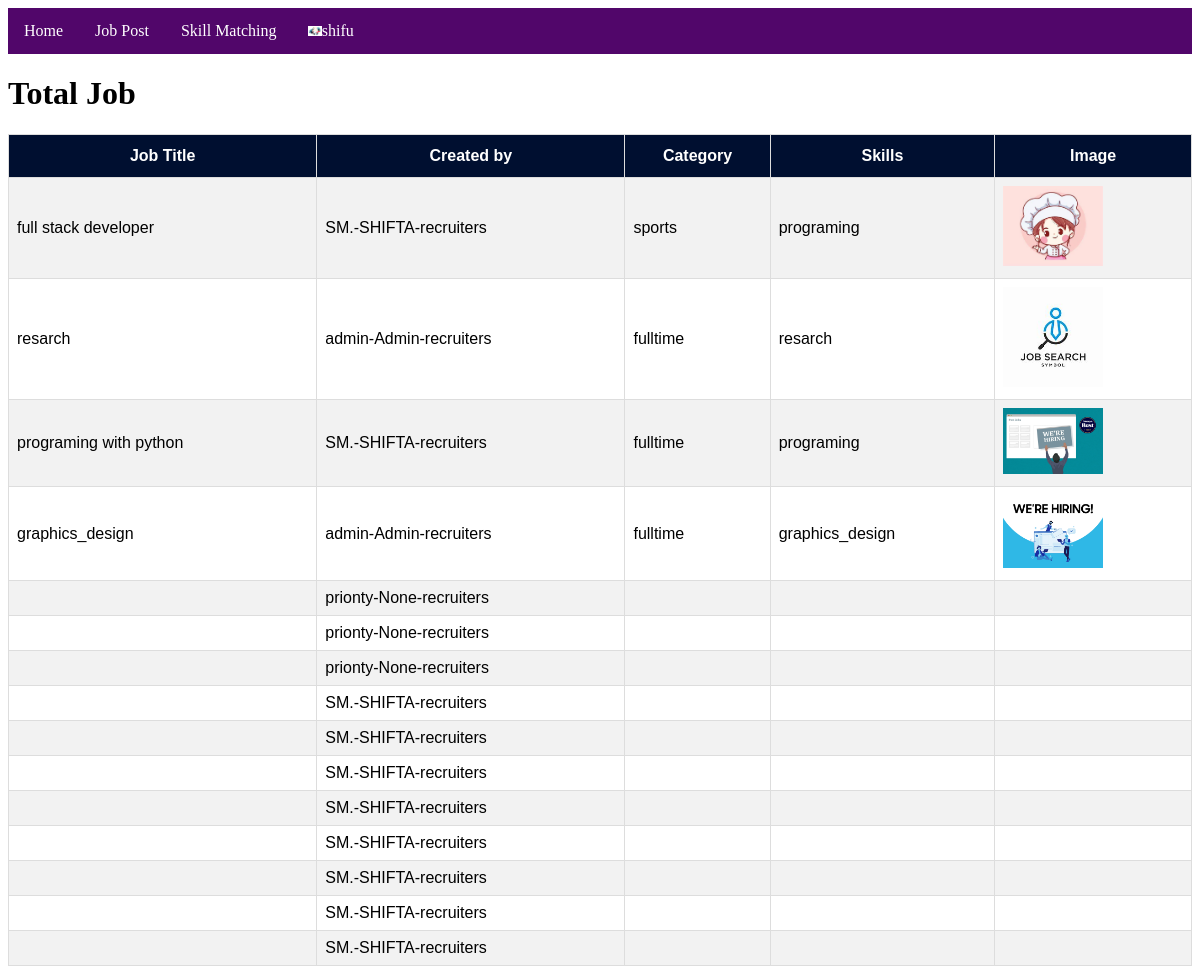
The page /totalTable/ (signed in) on the database its author committed.
### myapp/models.py (models this page shows, shortened)
class Custom_user(AbstractUser):
    USER=[
        ('recruiters','Recruiters'),
        ('jobseeker','Jobseeker')
    ]
    user_type=models.CharField(choices=USER,max_length=100,null=True)
    Display_name=models.CharField(max_length=100,null=True)
    def  __str__(self):
        return f"{self.username}-{self.Display_name}-{self.user_type}"

class jobseekerProfileModel(models.Model):
    skills=[
        ('programing', 'Programing'),
        ('graphics_design', 'Graphics Design'),
        ('resarch', 'Resarch'),
    ]
    user=models.OneToOneField(Custom_user,on_delete=models.CASCADE,related_name='viewersProfile', null=True)
    Skills = models.CharField(choices=skills,max_length=255, null=True)
    Image=models.ImageField(upload_to='Media/Blog_Pic',null=True)

class AllPost(models.Model):
    user = models.ForeignKey(Custom_user, on_delete=models.CASCADE,null=True)
    job=models.ForeignKey(JobModel,on_delete=models.CASCADE,null=True)

class JobModel(models.Model):
    JOB_TYPE_CHOICES = [
        ('fulltime', 'Full-time'),
        ('parttime', 'Part-time'),
    ]
    skills=[
        ('programing', 'Programing'),
        ('graphics_design', 'Graphics Design'),
        ('resarch', 'Resarch'),
    ]
    user = models.ForeignKey(Custom_user, on_delete=models.CASCADE)
    job_title = models.CharField(max_length=255, null=True)
    Number_of_opening = models.PositiveIntegerField(null=True)
    Category = models.CharField(choices=JOB_TYPE_CHOICES,max_length=255, null=True)
    Job_Description = models.TextField(max_length=255, null=True)
    Skills = models.CharField(choices=skills,max_length=255, null=True)
    company_logo=models.ImageField(upload_to='Media/Blog_Pic',null=True)

### myproject/views.py (the view)
# urls.py: path('totalTable/', totalTable, name='totalTable'),
def totalTable(req):
    data=AllPost.objects.all()
    context = {
        'data': data
    }
    return render(req,'totalTable.html',context)

### template/totalTable.html (shortened to what this page needs)
{% extends 'base.html' %}
{% block body %}
<!DOCTYPE html>
<html>
<head>
</head>
<body>
<h1>Total Job</h1>
<table id="customers">
  <tr>
    <th>Job Title</th>
    <th>Created by</th>
    <th>Category</th>
    <th>Skills</th>
    <th>Image</th>
  </tr>
  {% for i in data %}
  <tr >
    <td>{{i.job.job_title}}</td>
    <td>{{i.user}}</td>
    <td>{{i.job.Category}}</td>
    <td>{{i.job.Skills}}</td>
    <td>
        <img width="100px" src="/{{i.job.company_logo}}" alt="">
    </td>
  </tr>
  {% endfor %}
</table>
</body>
</html>
{% endblock body %}

### template/base.html (shortened to what this page needs)
<!DOCTYPE html>
<html>
<head>
</head>
<body>
<ul>
    <li><a class="active" href="{% url 'home' %}">Home</a></li>
    <li><a class="active" href="{% url 'jobfeed' %}">Job Post</a></li>
    {% if user.user_type == 'jobseeker' %}
    <li><a href="{% url 'skillmatching' %}">Skill Matching</a></li>
    <li class="dropdown">
      <a  href="javascript:void(0)"  class="dropbtn"><img height="10px" src="/{{ user.viewersProfile.Image }}" alt="Company Logo">{{ user.username }}</a>
    </li>
    {% endif %}
</ul>
{% block body %}
{% endblock body %}
</body>
</html>

### template/base.html (style rules this page uses)
body { background-color:white; }
ul { list-style-type: none; margin: 0; padding: 0; overflow: hidden; background-color: #51066a; }
li { float: left; }
li a, .dropbtn { display: inline-block; color: white; text-align: center; padding: 14px 16px; text-decoration: none; }
li.dropdown { display: inline-block; }

### template/totalTable.html (style rules this page uses)
#customers { font-family: Arial, Helvetica, sans-serif; border-collapse: collapse; width: 100%; }
#customers td, #customers th { border: 1px solid #ddd; padding: 8px; }
#customers tr:nth-child(even) { background-color: #f2f2f2; }
#customers th { padding-top: 12px; padding-bottom: 12px; text-align: center; background-color: #000f30; color: white; }

### rows shown on the page
Custom_user: viewersProfile.Image (picture), username "shifu"
AllPost: job.job_title "full stack developer", user "SM.-SHIFTA-recruiters", job.Category "sports", job.Skills "programing", job.company_logo (picture)
AllPost: job.job_title "resarch", user "admin-Admin-recruiters", job.Category "fulltime", job.Skills "resarch", job.company_logo (picture)
AllPost: job.job_title "programing with python", user "SM.-SHIFTA-recruiters", job.Category "fulltime", job.Skills "programing", job.company_logo (picture)
AllPost: job.job_title "graphics_design", user "admin-Admin-recruiters", job.Category "fulltime", job.Skills "graphics_design", job.company_logo (picture)
AllPost: user "prionty-None-recruiters"
AllPost: user "prionty-None-recruiters"
AllPost: user "prionty-None-recruiters"
AllPost: user "SM.-SHIFTA-recruiters"
AllPost: user "SM.-SHIFTA-recruiters"
AllPost: user "SM.-SHIFTA-recruiters"
AllPost: user "SM.-SHIFTA-recruiters"
AllPost: user "SM.-SHIFTA-recruiters"
AllPost: user "SM.-SHIFTA-recruiters"
AllPost: user "SM.-SHIFTA-recruiters"
AllPost: user "SM.-SHIFTA-recruiters"
